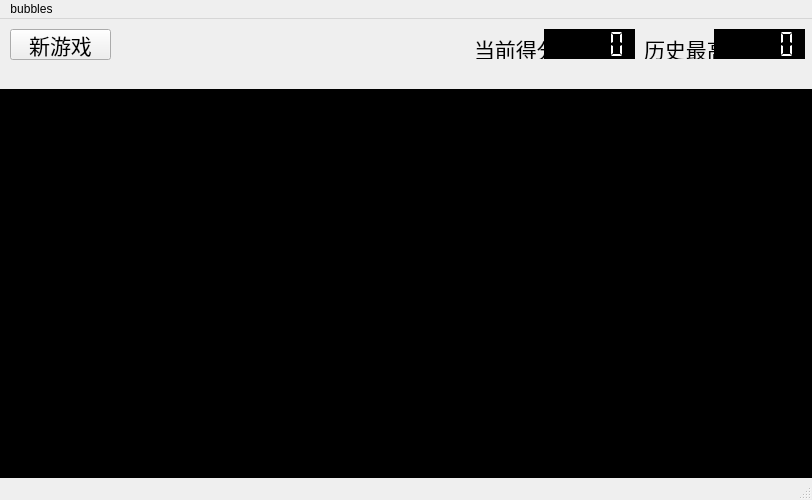
<?xml version="1.0" encoding="UTF-8"?>
<ui version="4.0">
 <class>MainWindow</class>
 <widget class="QMainWindow" name="MainWindow">
  <property name="geometry">
   <rect>
    <x>0</x>
    <y>0</y>
    <width>812</width>
    <height>500</height>
   </rect>
  </property>
  <property name="windowTitle">
   <string>五子连珠</string>
  </property>
  <widget class="QWidget" name="centralwidget">
   <widget class="QGraphicsView" name="panelGraphicsView">
    <property name="geometry">
     <rect>
      <x>281</x>
      <y>0</y>
      <width>261</width>
      <height>61</height>
     </rect>
    </property>
    <property name="palette">
     <palette>
      <active>
       <colorrole role="Base">
        <brush brushstyle="SolidPattern">
         <color alpha="0">
          <red>255</red>
          <green>255</green>
          <blue>255</blue>
         </color>
        </brush>
       </colorrole>
      </active>
      <inactive>
       <colorrole role="Base">
        <brush brushstyle="SolidPattern">
         <color alpha="0">
          <red>255</red>
          <green>255</green>
          <blue>255</blue>
         </color>
        </brush>
       </colorrole>
      </inactive>
      <disabled/>
     </palette>
    </property>
    <property name="frameShape">
     <enum>QFrame::NoFrame</enum>
    </property>
   </widget>
   <widget class="QGraphicsView" name="boardGraphicsView">
    <property name="geometry">
     <rect>
      <x>0</x>
      <y>70</y>
      <width>821</width>
      <height>391</height>
     </rect>
    </property>
    <property name="palette">
     <palette>
      <active>
       <colorrole role="Base">
        <brush brushstyle="SolidPattern">
         <color alpha="255">
          <red>0</red>
          <green>0</green>
          <blue>0</blue>
         </color>
        </brush>
       </colorrole>
      </active>
      <inactive>
       <colorrole role="Base">
        <brush brushstyle="SolidPattern">
         <color alpha="255">
          <red>0</red>
          <green>0</green>
          <blue>0</blue>
         </color>
        </brush>
       </colorrole>
      </inactive>
      <disabled/>
     </palette>
    </property>
    <property name="frameShape">
     <enum>QFrame::NoFrame</enum>
    </property>
    <property name="frameShadow">
     <enum>QFrame::Plain</enum>
    </property>
    <property name="lineWidth">
     <number>0</number>
    </property>
   </widget>
   <widget class="QLCDNumber" name="scoreBox">
    <property name="geometry">
     <rect>
      <x>544</x>
      <y>10</y>
      <width>91</width>
      <height>30</height>
     </rect>
    </property>
    <property name="palette">
     <palette>
      <active>
       <colorrole role="WindowText">
        <brush brushstyle="SolidPattern">
         <color alpha="255">
          <red>255</red>
          <green>255</green>
          <blue>255</blue>
         </color>
        </brush>
       </colorrole>
       <colorrole role="Button">
        <brush brushstyle="SolidPattern">
         <color alpha="255">
          <red>0</red>
          <green>0</green>
          <blue>0</blue>
         </color>
        </brush>
       </colorrole>
       <colorrole role="Text">
        <brush brushstyle="SolidPattern">
         <color alpha="255">
          <red>255</red>
          <green>255</green>
          <blue>255</blue>
         </color>
        </brush>
       </colorrole>
       <colorrole role="Base">
        <brush brushstyle="SolidPattern">
         <color alpha="255">
          <red>0</red>
          <green>0</green>
          <blue>0</blue>
         </color>
        </brush>
       </colorrole>
       <colorrole role="Window">
        <brush brushstyle="SolidPattern">
         <color alpha="255">
          <red>0</red>
          <green>0</green>
          <blue>0</blue>
         </color>
        </brush>
       </colorrole>
      </active>
      <inactive>
       <colorrole role="WindowText">
        <brush brushstyle="SolidPattern">
         <color alpha="255">
          <red>255</red>
          <green>255</green>
          <blue>255</blue>
         </color>
        </brush>
       </colorrole>
       <colorrole role="Button">
        <brush brushstyle="SolidPattern">
         <color alpha="255">
          <red>0</red>
          <green>0</green>
          <blue>0</blue>
         </color>
        </brush>
       </colorrole>
       <colorrole role="Text">
        <brush brushstyle="SolidPattern">
         <color alpha="255">
          <red>255</red>
          <green>255</green>
          <blue>255</blue>
         </color>
        </brush>
       </colorrole>
       <colorrole role="Base">
        <brush brushstyle="SolidPattern">
         <color alpha="255">
          <red>0</red>
          <green>0</green>
          <blue>0</blue>
         </color>
        </brush>
       </colorrole>
       <colorrole role="Window">
        <brush brushstyle="SolidPattern">
         <color alpha="255">
          <red>0</red>
          <green>0</green>
          <blue>0</blue>
         </color>
        </brush>
       </colorrole>
      </inactive>
      <disabled>
       <colorrole role="Button">
        <brush brushstyle="SolidPattern">
         <color alpha="255">
          <red>0</red>
          <green>0</green>
          <blue>0</blue>
         </color>
        </brush>
       </colorrole>
       <colorrole role="Base">
        <brush brushstyle="SolidPattern">
         <color alpha="255">
          <red>0</red>
          <green>0</green>
          <blue>0</blue>
         </color>
        </brush>
       </colorrole>
       <colorrole role="Window">
        <brush brushstyle="SolidPattern">
         <color alpha="255">
          <red>0</red>
          <green>0</green>
          <blue>0</blue>
         </color>
        </brush>
       </colorrole>
      </disabled>
     </palette>
    </property>
    <property name="font">
     <font>
      <family>Academy Engraved LET</family>
      <pointsize>7</pointsize>
      <bold>false</bold>
      <underline>false</underline>
     </font>
    </property>
    <property name="styleSheet">
     <string notr="true">background-color: black</string>
    </property>
    <property name="lineWidth">
     <number>5</number>
    </property>
    <property name="segmentStyle">
     <enum>QLCDNumber::Flat</enum>
    </property>
   </widget>
   <widget class="QLabel" name="label">
    <property name="geometry">
     <rect>
      <x>474</x>
      <y>20</y>
      <width>71</width>
      <height>20</height>
     </rect>
    </property>
    <property name="font">
     <font>
      <family>Academy Engraved LET</family>
      <pointsize>16</pointsize>
     </font>
    </property>
    <property name="text">
     <string>当前得分</string>
    </property>
   </widget>
   <widget class="QPushButton" name="newGameButton">
    <property name="geometry">
     <rect>
      <x>10</x>
      <y>10</y>
      <width>101</width>
      <height>31</height>
     </rect>
    </property>
    <property name="font">
     <font>
      <family>Academy Engraved LET</family>
      <pointsize>16</pointsize>
     </font>
    </property>
    <property name="text">
     <string>新游戏</string>
    </property>
    <property name="flat">
     <bool>false</bool>
    </property>
   </widget>
   <widget class="QLabel" name="label_3">
    <property name="geometry">
     <rect>
      <x>644</x>
      <y>20</y>
      <width>71</width>
      <height>20</height>
     </rect>
    </property>
    <property name="font">
     <font>
      <family>Academy Engraved LET</family>
      <pointsize>16</pointsize>
     </font>
    </property>
    <property name="text">
     <string>历史最高</string>
    </property>
   </widget>
   <widget class="QLCDNumber" name="recordScoreBox">
    <property name="geometry">
     <rect>
      <x>714</x>
      <y>10</y>
      <width>91</width>
      <height>30</height>
     </rect>
    </property>
    <property name="palette">
     <palette>
      <active>
       <colorrole role="WindowText">
        <brush brushstyle="SolidPattern">
         <color alpha="255">
          <red>255</red>
          <green>255</green>
          <blue>255</blue>
         </color>
        </brush>
       </colorrole>
       <colorrole role="Button">
        <brush brushstyle="SolidPattern">
         <color alpha="255">
          <red>0</red>
          <green>0</green>
          <blue>0</blue>
         </color>
        </brush>
       </colorrole>
       <colorrole role="Text">
        <brush brushstyle="SolidPattern">
         <color alpha="255">
          <red>255</red>
          <green>255</green>
          <blue>255</blue>
         </color>
        </brush>
       </colorrole>
       <colorrole role="Base">
        <brush brushstyle="SolidPattern">
         <color alpha="255">
          <red>0</red>
          <green>0</green>
          <blue>0</blue>
         </color>
        </brush>
       </colorrole>
       <colorrole role="Window">
        <brush brushstyle="SolidPattern">
         <color alpha="255">
          <red>0</red>
          <green>0</green>
          <blue>0</blue>
         </color>
        </brush>
       </colorrole>
      </active>
      <inactive>
       <colorrole role="WindowText">
        <brush brushstyle="SolidPattern">
         <color alpha="255">
          <red>255</red>
          <green>255</green>
          <blue>255</blue>
         </color>
        </brush>
       </colorrole>
       <colorrole role="Button">
        <brush brushstyle="SolidPattern">
         <color alpha="255">
          <red>0</red>
          <green>0</green>
          <blue>0</blue>
         </color>
        </brush>
       </colorrole>
       <colorrole role="Text">
        <brush brushstyle="SolidPattern">
         <color alpha="255">
          <red>255</red>
          <green>255</green>
          <blue>255</blue>
         </color>
        </brush>
       </colorrole>
       <colorrole role="Base">
        <brush brushstyle="SolidPattern">
         <color alpha="255">
          <red>0</red>
          <green>0</green>
          <blue>0</blue>
         </color>
        </brush>
       </colorrole>
       <colorrole role="Window">
        <brush brushstyle="SolidPattern">
         <color alpha="255">
          <red>0</red>
          <green>0</green>
          <blue>0</blue>
         </color>
        </brush>
       </colorrole>
      </inactive>
      <disabled>
       <colorrole role="Button">
        <brush brushstyle="SolidPattern">
         <color alpha="255">
          <red>0</red>
          <green>0</green>
          <blue>0</blue>
         </color>
        </brush>
       </colorrole>
       <colorrole role="Base">
        <brush brushstyle="SolidPattern">
         <color alpha="255">
          <red>0</red>
          <green>0</green>
          <blue>0</blue>
         </color>
        </brush>
       </colorrole>
       <colorrole role="Window">
        <brush brushstyle="SolidPattern">
         <color alpha="255">
          <red>0</red>
          <green>0</green>
          <blue>0</blue>
         </color>
        </brush>
       </colorrole>
      </disabled>
     </palette>
    </property>
    <property name="font">
     <font>
      <family>Academy Engraved LET</family>
      <pointsize>7</pointsize>
      <bold>false</bold>
      <underline>false</underline>
     </font>
    </property>
    <property name="styleSheet">
     <string notr="true">background-color: black</string>
    </property>
    <property name="lineWidth">
     <number>5</number>
    </property>
    <property name="segmentStyle">
     <enum>QLCDNumber::Flat</enum>
    </property>
   </widget>
  </widget>
  <widget class="QMenuBar" name="menubar">
   <property name="geometry">
    <rect>
     <x>0</x>
     <y>0</y>
     <width>812</width>
     <height>24</height>
    </rect>
   </property>
   <widget class="QMenu" name="menububbles">
    <property name="title">
     <string>bubbles</string>
    </property>
   </widget>
   <addaction name="menububbles"/>
  </widget>
  <widget class="QStatusBar" name="statusbar"/>
 </widget>
 <resources/>
 <connections/>
</ui>
